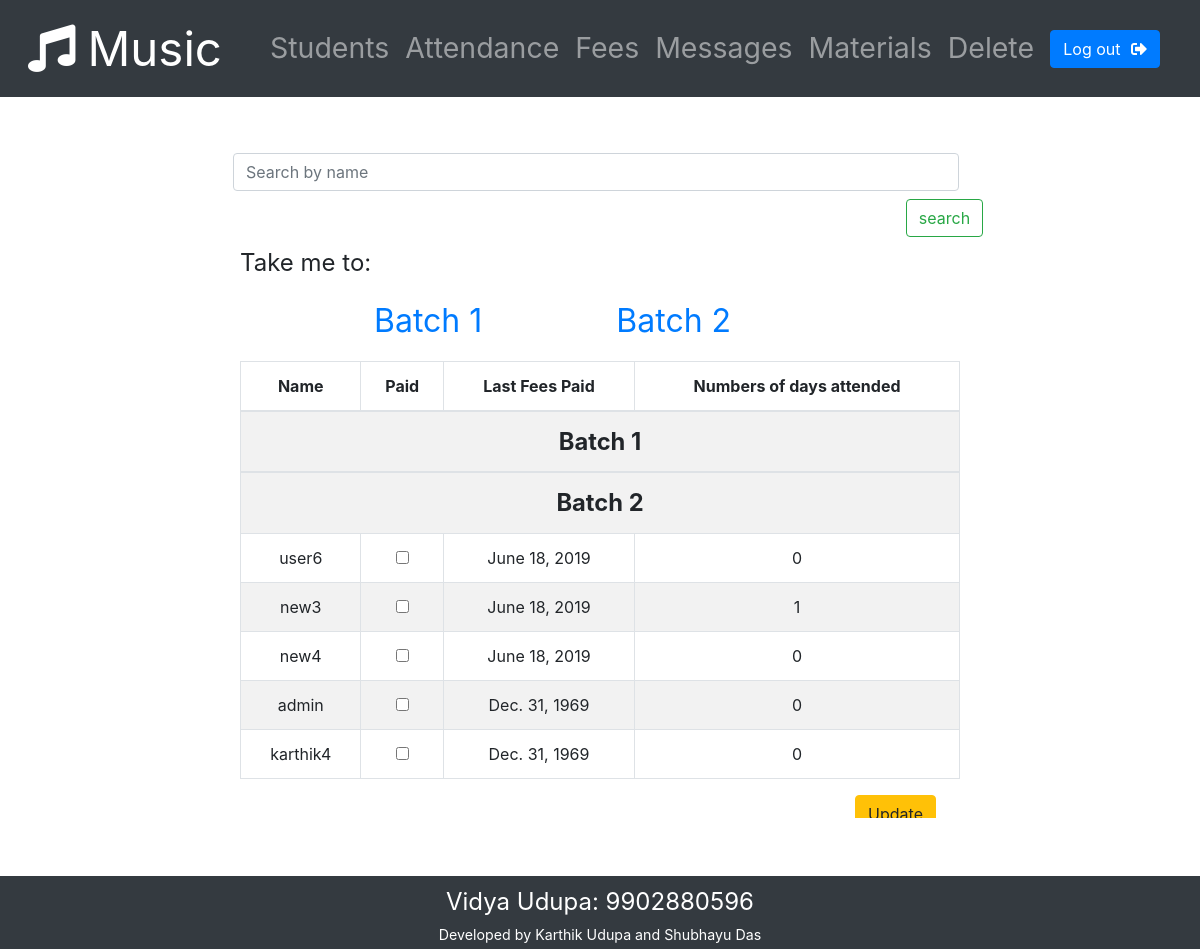
/admin-home/fees/ (signed in), run on an earlier commit of the app's database.
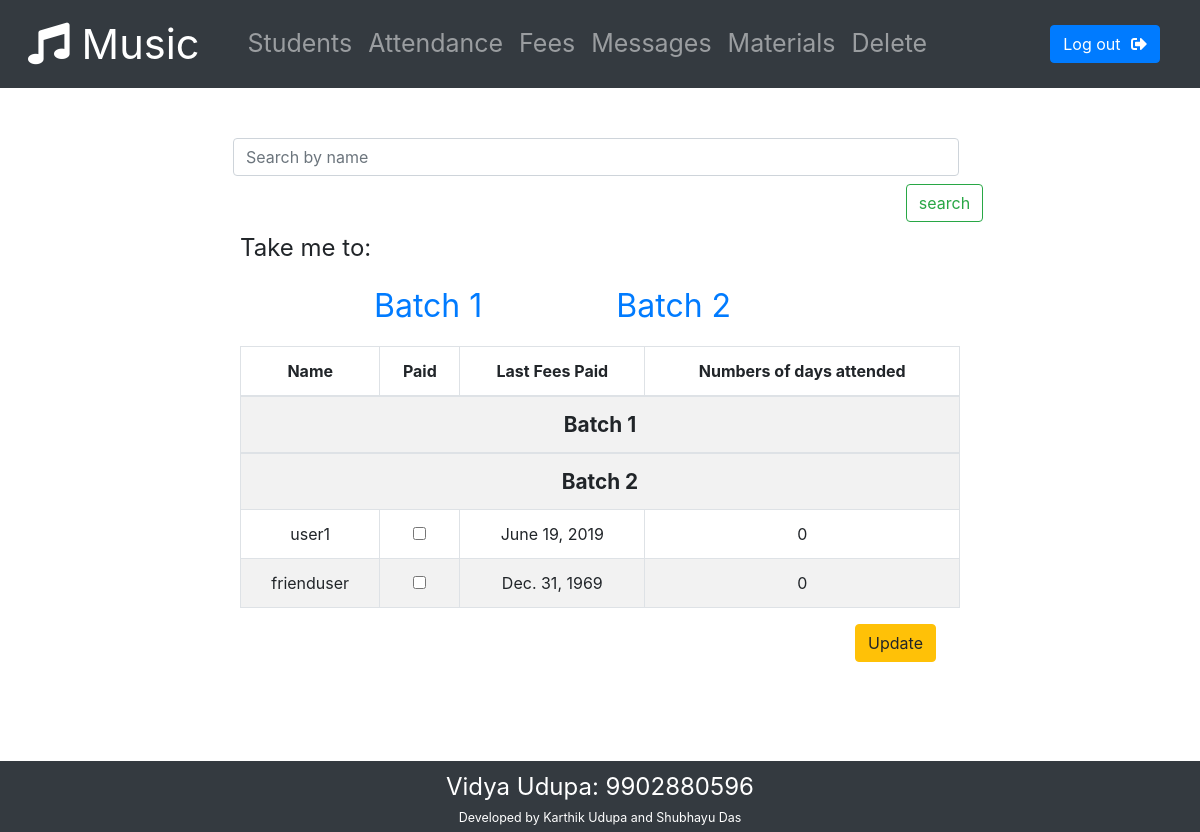
And on a later commit of the database.
### Registry/models.py (models this page shows)
class storeData(models.Model):
    id = models.AutoField(primary_key=True)
    username = models.CharField(max_length=100, default = "", verbose_name = "Student Name")
    phone_regex = RegexValidator(regex = r'^[0-9]{10}$', message = "Phone number must be of the form: 9876543210.")
    phone_number = models.CharField(validators = [phone_regex], max_length=11, verbose_name = "Phone Number")
    batch_number = models.IntegerField(default = 0, verbose_name = "Batch number")
    password = models.CharField(max_length = 30, verbose_name = "Password")
    no_of_class_attended = models.IntegerField(default = 0)
    last_class_attended = models.DateTimeField(auto_now_add = True)
    last_fees_paid = models.DateTimeField(default = datetime(1970, 1, 1, tzinfo=timezone('Asia/Kolkata')))
    validated = models.BooleanField(default = False)
    is_superuser = models.BooleanField(default = False)
    is_logged_in = models.BooleanField(default = False, verbose_name = "Logged in status")
    unseen_message_count = models.IntegerField(default = 0)
    unseen_file_count = models.IntegerField(default = 0)
    email_address = models.EmailField()

### Registry/views.py (the view)
# urls.py: path('admin-home/fees/', views.fees, name = 'fees'),
def fees(request):
    if checkStatus(request, sudo = True) == "superuser":
        args = {}
        if request.method == 'POST':
            if 'fees' in request.POST:
                present = []
                form = AttendanceForm(request.POST)
                if form.is_valid:
                    for user in storeData.objects.values():
                        if request.POST.get(str(user['id'])):
                            User = storeData.objects.get(id = str(user['id']))
                            User.last_fees_paid = getTime()
                            User.save()
                    return redirect('fees')
            if 'search' in request.POST:
                LIST_OF_CHOICES_1 = []
                LIST_OF_CHOICES_2 = []
                search = request.POST.get("search_field")
                similar_users = storeData.objects.filter(username__icontains=search)
                similar_users = similar_users.values()
                form = AttendanceForm()
                for user in similar_users:
                    if not user['is_superuser'] and user['validated']:
                        if user['batch_number'] == 1:
                            LIST_OF_CHOICES_1.append({'name': user['username'], 'id': user['id'], 'number': user['no_of_class_attended'], 'lastFeesPaid': user['last_fees_paid'].date()})
                        else:
                            LIST_OF_CHOICES_2.append({'name': user['username'], 'id': user['id'], 'number': user['no_of_class_attended'], 'lastFeesPaid': user['last_fees_paid'].date()})
                args = {'form': form ,'students': {"batch1": LIST_OF_CHOICES_1, "batch2": LIST_OF_CHOICES_2}}
                return render(request, 'Registry/fees.html', args)
        else:
            LIST_OF_CHOICES_1 = []
            LIST_OF_CHOICES_2 = []
            form = AttendanceForm()
            for user in storeData.objects.values():
                if not user['is_superuser'] and user['validated']:
                    if user['batch_number'] == 1:
                        LIST_OF_CHOICES_1.append({'name': user['username'], 'id': user['id'], 'number': user['no_of_class_attended'], 'lastFeesPaid': user['last_fees_paid'].date()})
                    else:
                        LIST_OF_CHOICES_2.append({'name': user['username'], 'id': user['id'], 'number': user['no_of_class_attended'], 'lastFeesPaid': user['last_fees_paid'].date()})
            args = {'form': form ,'students': {"batch1": LIST_OF_CHOICES_1, "batch2": LIST_OF_CHOICES_2}}
        return render(request, 'Registry/fees.html', args)
    else:
        errorMessage(request, 'notSignedIn')
        return redirect('home')

### Registry/forms.py
class AttendanceForm(forms.Form):
    choices = forms.MultipleChoiceField(widget=forms.CheckboxSelectMultiple, required = False)
    search_field = forms.CharField()

### Registry/views.py (called while the page is built)
def checkStatus(request, sudo = False):
    userId = request.session.get('user_info')
    try:
        user = storeData.objects.get(id = userId)
        if userId is not None and userId is not -1:
            if user.is_superuser:
                if sudo:
                    return "superuser"
                else:
                    return False
            else:
                return True
        else:
            return False
    except:
        return False

### Registry/templates/Registry/fees.html (shortened to what this page needs)
{% extends "Registry/adminBase.html" %}
{% load static %}
{% block style %}
    <link rel="stylesheet" href = {% static "css/fees.css" %}>
{% endblock %}
{% block body %}
<div id = "attendanceAll">
    <form method="POST">
        <div class="row p-2">
            <input class="form-control mr-sm-2 mb-md-2" type="search" placeholder="Search by name" aria-label="Search" name = "search_field">
            <input type="submit" name="search" value="search" class="btn btn-outline-success my-2 my-sm-0 offset-9 offset-md-11" id = "submit">
        </div>
        <p id="niceness">Take me to:</p>
        <ul id = "guides">
            <li>
                <a href="#batch1">Batch 1</a>
            </li>
            <li>
                <a href="#batch2">Batch 2</a>
            </li>
        </ul>
        <div class = "form-group" id = "formTable">
            <table class = 'table table-striped table-bordered'>
                <thead>
                    <th>Name</th>
                    <th>Paid</th>
                    <th>Last Fees Paid</th>
                    <th>Numbers of days attended</th>
                </thead>
                <div>
                    <tbody>
                        <tr>
                            <th colspan="4" id = "batch1">Batch 1</th>
                        </tr>
                    </tbody>
                </div>
                <div >
                    <tbody>
                        <tr>
                            <th colspan="4" id = "batch2">Batch 2</th>
                        </tr>
                        {% for student in students.batch2 %}
                        <tr>
                            <td>{{ student.name }}</td>
                            <th><input type="checkbox" name="{{student.id}}"></th>
                            <td>{{ student.lastFeesPaid }}</td>
                            <td>{{ student.number }}</td>
                        </tr>
                        {% endfor %}
                    </tbody>
                </div>
            </table>
            <input type="submit" name = "fees" id = "update-fees" value="Update" class="btn login-btn btn-warning float-right" id = "submit">
        </div>
    </form>
</div>{% endblock %}

What changed in the data, as far as the page shows it:
removed storeData: name "user6"
removed storeData: name "new3"
removed storeData: name "new4"
removed storeData: name "admin"
removed storeData: name "karthik4"
added storeData: name "user1"
added storeData: name "frienduser"
Also different on the page:
new list line: "☐ June 19, 2019 0"
new list line: "☐ Dec. 31, 1969 0"
list line gone: "☐ June 18, 2019 0"
list line gone: "☐ June 18, 2019 1"
list line gone: "☐ Dec. 31, 1969 0"
